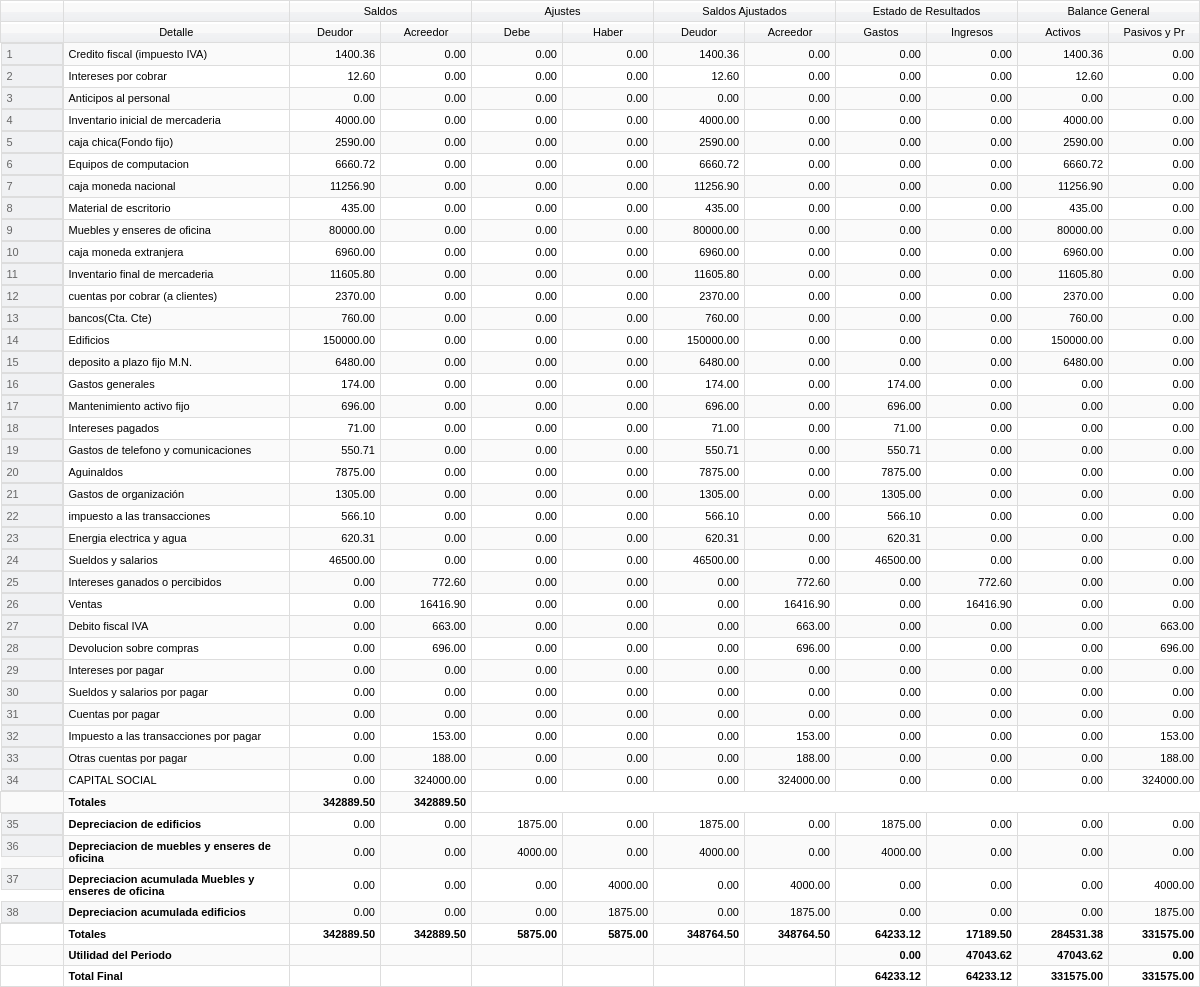
Page /view/columnas10VIEW.php on the committed database.
### tables this page shows
CREATE TABLE `cuenta` (
  `id` int(11) NOT NULL,
  `codigo` varchar(10) NOT NULL,
  `nombre` varchar(100) NOT NULL,
  `descripcion` text NOT NULL,
  `tipo` varchar(10) NOT NULL,
  `status` varchar(10) NOT NULL,
  `extra` varchar(10) NOT NULL
);

### view/columnas10VIEW.php (the view, shortened to what the rows shown need)
<?php
include_once '../controller/readColumnas10.php';
?>
<!DOCTYPE html>
<html>
    <head>
        <link rel="stylesheet" type="text/css" href="../css/view.css"/>
    </head>
    <body>
        <div class="table-ext">
            <table>
                <tr><th></th><th></th><th colspan="2">Saldos</th><th colspan="2">Ajustes</th><th colspan="2">Saldos Ajustados</th><th colspan="2">Estado de Resultados</th><th colspan="2">Balance General</th></tr>
                <tr><th></th><th>Detalle</th><th>Deudor</th><th>Acreedor</th><th>Debe</th><th>Haber</th><th>Deudor</th><th>Acreedor</th><th>Gastos</th><th>Ingresos</th><th>Activos</th><th>Pasivos y Pr</th></tr>
                <?php
                for ($i = 0; $i < count($arrayResultado); $i++) {
                    echo "<tr><td class='number'>" . ($i + 1) . "</td><td>" . $arrayResultado[$i]['nombre'] . "</td><td><div class='decimal'>" . toDecimal($arrayResultado[$i]['deudor']) . "</div></td><td><div class='decimal'>" . toDecimal($arrayResultado[$i]['acreedor']) . "</div></td><td><div class='decimal'>" . toDecimal($arrayResultado[$i]['ajusteDebe']) . "</div></td><td><div class='decimal'>" . toDecimal($arrayResultado[$i]['ajusteHaber']) . "</div></td><td><div class='decimal'>" . toDecimal($arrayResultado[$i]['deudorAJ']) . "</div></td><td><div class='decimal'>" . toDecimal($arrayResultado[$i]['acreedorAJ']) . "</div></td><td><div class='decimal'>" . toDecimal($arrayResultado[$i]['gastos']) . "</div></td><td><div class='decimal'>" . toDecimal($arrayResultado[$i]['ingresos']) . "</div></td><td><div class='decimal'>" . toDecimal($arrayResultado[$i]['activos']) . "</div></td><td><div class='decimal'>" . toDecimal($arrayResultado[$i]['pasivos']) . "</div></td></tr>";
                }
                $count=$i;
                ?>
                <?php
                for ($i = 0; $i < count($arrayAjustes); $i++) {
                    echo "<tr><td class='number'>" . ($count+($i+1)) . "</td><td><b>" . $arrayAjustesMostrar[$i]['nombre'] . "</b></td><td><div class='decimal'>" . toDecimal($arrayAjustesMostrar[$i]['deudor']) . "</div></td><td><div class='decimal'>" . toDecimal($arrayAjustesMostrar[$i]['acreedor']) . "</div></td><td><div class='decimal'>" . toDecimal($arrayAjustesMostrar[$i]['ajusteDebe']) . "</div></td><td><div class='decimal'>" . toDecimal($arrayAjustesMostrar[$i]['ajusteHaber']) . "</div></td><td><div class='decimal'>" . toDecimal($arrayAjustesMostrar[$i]['deudorAJ']) . "</div></td><td><div class='decimal'>" . toDecimal($arrayAjustesMostrar[$i]['acreedorAJ']) . "</div></td><td><div class='decimal'>" . toDecimal($arrayAjustesMostrar[$i]['gastos']) . "</div></td><td><div class='decimal'>" . toDecimal($arrayAjustesMostrar[$i]['ingresos']) . "</div></td><td><div class='decimal'>" . toDecimal($arrayAjustesMostrar[$i]['activos']) . "</div></td><td><div class='decimal'>" . toDecimal($arrayAjustesMostrar[$i]['pasivos']) . "</div></td></tr>";
                }
                ?>
            </table>
        </div>
    </body>
</html>

### rows in the picture
cuenta: nombre "Intereses por cobrar"
cuenta: nombre "Inventario inicial de mercaderia", deudor "4000.00", acreedor "0.00", ajusteDebe "0.00", ajusteHaber "0.00", deudorAJ "4000.00", acreedorAJ "0.00", gastos "0.00", ingresos "0.00", activos "4000.00", pasivos "0.00"
cuenta: nombre "caja chica(Fondo fijo)", deudor "2590.00", acreedor "0.00", ajusteDebe "0.00", ajusteHaber "0.00", deudorAJ "2590.00", acreedorAJ "0.00", gastos "0.00", ingresos "0.00", activos "2590.00", pasivos "0.00"
cuenta: nombre "Equipos de computacion"
cuenta: nombre "Material de escritorio", deudor "435.00", acreedor "0.00", ajusteDebe "0.00", ajusteHaber "0.00", deudorAJ "435.00", acreedorAJ "0.00", gastos "0.00", ingresos "0.00", activos "435.00", pasivos "0.00"
cuenta: nombre "Muebles y enseres de oficina", deudor "80000.00", acreedor "0.00", ajusteDebe "0.00", ajusteHaber "0.00", deudorAJ "80000.00", acreedorAJ "0.00", gastos "0.00", ingresos "0.00", activos "80000.00", pasivos "0.00"
cuenta: nombre "caja moneda extranjera", deudor "6960.00", acreedor "0.00", ajusteDebe "0.00", ajusteHaber "0.00", deudorAJ "6960.00", acreedorAJ "0.00", gastos "0.00", ingresos "0.00", activos "6960.00", pasivos "0.00"
cuenta: nombre "Inventario final de mercaderia"
cuenta: nombre "bancos(Cta. Cte)", deudor "760.00", acreedor "0.00", ajusteDebe "0.00", ajusteHaber "0.00", deudorAJ "760.00", acreedorAJ "0.00", gastos "0.00", ingresos "0.00", activos "760.00", pasivos "0.00"
cuenta: nombre "Edificios", deudor "150000.00", acreedor "0.00", ajusteDebe "0.00", ajusteHaber "0.00", deudorAJ "150000.00", acreedorAJ "0.00", gastos "0.00", ingresos "0.00", activos "150000.00", pasivos "0.00"
cuenta: nombre "deposito a plazo fijo M.N.", deudor "6480.00", acreedor "0.00", ajusteDebe "0.00", ajusteHaber "0.00", deudorAJ "6480.00", acreedorAJ "0.00", gastos "0.00", ingresos "0.00", activos "6480.00", pasivos "0.00"
cuenta: nombre "Gastos generales", deudor "174.00", acreedor "0.00", ajusteDebe "0.00", ajusteHaber "0.00", deudorAJ "174.00", acreedorAJ "0.00", gastos "174.00", ingresos "0.00", activos "0.00", pasivos "0.00"
cuenta: nombre "Mantenimiento activo fijo", deudor "696.00", acreedor "0.00", ajusteDebe "0.00", ajusteHaber "0.00", deudorAJ "696.00", acreedorAJ "0.00", gastos "696.00", ingresos "0.00", activos "0.00", pasivos "0.00"
cuenta: nombre "Intereses pagados", deudor "71.00", acreedor "0.00", ajusteDebe "0.00", ajusteHaber "0.00", deudorAJ "71.00", acreedorAJ "0.00", gastos "71.00", ingresos "0.00", activos "0.00", pasivos "0.00"
cuenta: nombre "Gastos de telefono y comunicaciones", deudor "550.71", acreedor "0.00", ajusteDebe "0.00", ajusteHaber "0.00", deudorAJ "550.71", acreedorAJ "0.00", gastos "550.71", ingresos "0.00", activos "0.00", pasivos "0.00"
cuenta: nombre "Aguinaldos", deudor "7875.00", acreedor "0.00", ajusteDebe "0.00", ajusteHaber "0.00", deudorAJ "7875.00", acreedorAJ "0.00", gastos "7875.00", ingresos "0.00", activos "0.00", pasivos "0.00"
cuenta: nombre "Gastos de organización"
cuenta: nombre "Energia electrica y agua", deudor "620.31", acreedor "0.00", ajusteDebe "0.00", ajusteHaber "0.00", deudorAJ "620.31", acreedorAJ "0.00", gastos "620.31", ingresos "0.00", activos "0.00", pasivos "0.00"
cuenta: nombre "Sueldos y salarios", deudor "46500.00", acreedor "0.00", ajusteDebe "0.00", ajusteHaber "0.00", deudorAJ "46500.00", acreedorAJ "0.00", gastos "46500.00", ingresos "0.00", activos "0.00", pasivos "0.00"
cuenta: nombre "Intereses ganados o percibidos"
cuenta: nombre "Devolucion sobre compras", deudor "0.00", acreedor "696.00", ajusteDebe "0.00", ajusteHaber "0.00", deudorAJ "0.00", acreedorAJ "696.00", gastos "0.00", ingresos "0.00", activos "0.00", pasivos "696.00"
cuenta: nombre "Otras cuentas por pagar", deudor "0.00", acreedor "188.00", ajusteDebe "0.00", ajusteHaber "0.00", deudorAJ "0.00", acreedorAJ "188.00", gastos "0.00", ingresos "0.00", activos "0.00", pasivos "188.00"
cuenta: nombre "CAPITAL SOCIAL", deudor "0.00", acreedor "324000.00", ajusteDebe "0.00", ajusteHaber "0.00", deudorAJ "0.00", acreedorAJ "324000.00", gastos "0.00", ingresos "0.00", activos "0.00", pasivos "324000.00"
cuenta: i "35", nombre "Depreciacion de edificios", deudor "0.00", acreedor "0.00", ajusteDebe "1875.00", ajusteHaber "0.00", deudorAJ "1875.00", acreedorAJ "0.00", gastos "1875.00", ingresos "0.00", activos "0.00", pasivos "0.00"
cuenta: i "36", nombre "Depreciacion de muebles y enseres de oficina", deudor "0.00", acreedor "0.00", ajusteDebe "4000.00", ajusteHaber "0.00", deudorAJ "4000.00", acreedorAJ "0.00", gastos "4000.00", ingresos "0.00", activos "0.00", pasivos "0.00"
cuenta: i "37", nombre "Depreciacion acumulada Muebles y enseres de oficina", deudor "0.00", acreedor "0.00", ajusteDebe "0.00", ajusteHaber "4000.00", deudorAJ "0.00", acreedorAJ "4000.00", gastos "0.00", ingresos "0.00", activos "0.00", pasivos "4000.00"
cuenta: i "38", nombre "Depreciacion acumulada edificios", deudor "0.00", acreedor "0.00", ajusteDebe "0.00", ajusteHaber "1875.00", deudorAJ "0.00", acreedorAJ "1875.00", gastos "0.00", ingresos "0.00", activos "0.00", pasivos "1875.00"

### other values in the picture
$arrayResultado[$i]['nombre'] "Credito fiscal (impuesto IVA)"
toDecimal($arrayResultado[$i]['deudor']) "1400.36"
toDecimal($arrayResultado[$i]['acreedor']) "0.00"
toDecimal($arrayResultado[$i]['ajusteDebe']) "0.00"
toDecimal($arrayResultado[$i]['ajusteHaber']) "0.00"
toDecimal($arrayResultado[$i]['deudorAJ']) "1400.36"
toDecimal($arrayResultado[$i]['acreedorAJ']) "0.00"
toDecimal($arrayResultado[$i]['gastos']) "0.00"
toDecimal($arrayResultado[$i]['ingresos']) "0.00"
toDecimal($arrayResultado[$i]['activos']) "1400.36"
toDecimal($arrayResultado[$i]['pasivos']) "0.00"
toDecimal($arrayResultado[$i]['deudor']) "12.60"
toDecimal($arrayResultado[$i]['deudorAJ']) "12.60"
toDecimal($arrayResultado[$i]['activos']) "12.60"
$arrayResultado[$i]['nombre'] "Anticipos al personal"
